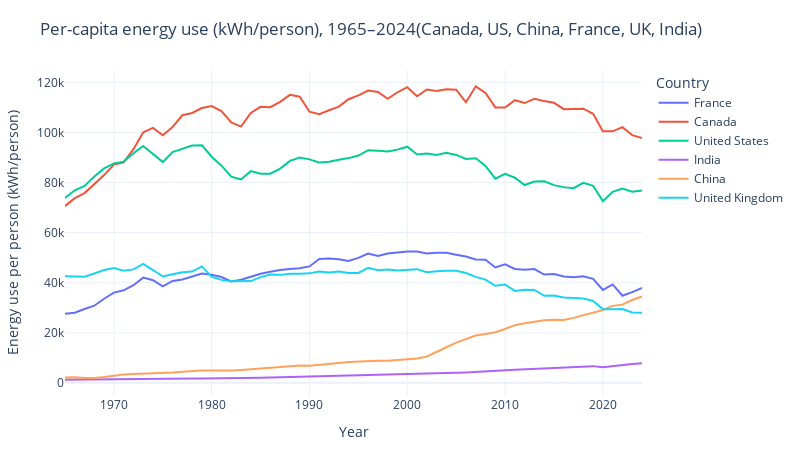

The notebook cell this image was saved under:
### Markdown cell above
<p style="font-family: Arial; font-size: 20px;">
2. Line Chart: Per-Capita Energy Use in Six Countries (1965–2024)
</p>

<p style="font-family: Arial; font-size: 15px;">
This line chart shows per-capita energy consumption (kWh per person) from 1965 to 2024 for Canada, the United States, China, France, the United Kingdom, and India.
Canada and the United States consistently have the highest energy use, with growth until the early 2000s followed by a gradual decline. France and the UK show moderate levels and a similar pattern of stabilization or decrease in recent years. In contrast, China starts from a very low level but increases rapidly after 2000 due to industrialization. India remains the lowest throughout the period, though its energy use steadily rises over time.
Overall, the chart highlights strong differences between developed and emerging economies and shows how global energy patterns have shifted over the past six decades.
</p>

### Code cell
# 1) 读取 OWID 数据
url = "https://ourworldindata.org/grapher/per-capita-energy-use.csv"
df = pd.read_csv(url)

value_col = [c for c in df.columns if c not in ["Entity", "Code", "Year"]][0]
df[value_col] = pd.to_numeric(df[value_col], errors="coerce")
df = df.dropna(subset=[value_col])

# 2) 只保留你要的国家（注意名称要和 OWID 的 Entity 完全一致）
selected = ["Canada", "United States", "China", "France", "United Kingdom", "India"]
df_sel = df[df["Entity"].isin(selected)].copy()

# 3) Small multiples line chart
fig = px.line(
    df_sel,
    x="Year",
    y=value_col,
    facet_col="Entity",
    facet_col_wrap=3,   # 每行3个小图
    title="Per-capita energy use (kWh/person), 1965–2024 — Selected Countries",
    labels={value_col: "Energy use per person (kWh/person)"}
)


fig2 = px.line(
    df_sel.sort_values("Year"),
    x="Year",
    y=value_col,
    color="Entity",
    title="Per-capita energy use (kWh/person), 1965–2024(Canada, US, China, France, UK, India)",
    labels={value_col: "Energy use per person (kWh/person)", "Entity": "Country"}
)

fig2.update_layout(
    paper_bgcolor="white",
    plot_bgcolor="white",
    margin=dict(l=40, r=20, t=70, b=40)
)

fig2.show()

### Figure 1 — Plotly figure (JSON) as saved in the notebook; plotly's stock layout.template omitted (floating-point values rounded to 4 significant figures)
{"data": [{"hovertemplate": "Country=France<br>Year=%{x}<br>Energy use per person (kWh/person)=%{y}<extra></extra>", "legendgroup": "France", "line": {"color": "#636efa", "dash": "solid"}, "marker": {"symbol": "circle"}, "mode": "lines", "name": "France", "orientation": "v", "showlegend": true, "type": "scatter", "x": [1965, 1966, 1967, 1968, 1969, 1970, 1971, 1972, 1973, 1974, 1975, 1976, 1977, 1978, 1979, 1980, 1981, 1982, 1983, 1984, 1985, 1986, 1987, 1988, 1989, 1990, 1991, 1992, 1993, 1994, 1995, 1996, 1997, 1998, 1999, 2000, 2001, 2002, 2003, 2004, 2005, 2006, 2007, 2008, 2009, 2010, 2011, 2012, 2013, 2014, 2015, 2016, 2017, 2018, 2019, 2020, 2021, 2022, 2023, 2024], "xaxis": "x", "y": [27620.0, 27990.0, 29490.0, 30800.0, 33590.0, 36050.0, 36950.0, 39000.0, 42020.0, 40970.0, 38560.0, 40680.0, 41310.0, 42640.0, 43660.0, 43150.0, 42270.0, 40500.0, 41170.0, 42380.0, 43550.0, 44340.0, 45100.0, 45450.0, 45750.0, 46500.0, 49490.0, 49660.0, 49370.0, 48700.0, 49910.0, 51600.0, 50640.0, 51670.0, 52100.0, 52420.0, 52470.0, 51700.0, 51910.0, 51980.0, 51180.0, 50430.0, 49270.0, 49140.0, 46100.0, 47330.0, 45470.0, 45190.0, 45430.0, 43250.0, 43490.0, 42510.0, 42220.0, 42590.0, 41550.0, 37090.0, 39310.0, 34800.0, 36220.0, 37870.0], "yaxis": "y"}, {"hovertemplate": "Country=Canada<br>Year=%{x}<br>Energy use per person (kWh/person)=%{y}<extra></extra>", "legendgroup": "Canada", "line": {"color": "#EF553B", "dash": "solid"}, "marker": {"symbol": "circle"}, "mode": "lines", "name": "Canada", "orientation": "v", "showlegend": true, "type": "scatter", "x": [1965, 1966, 1967, 1968, 1969, 1970, 1971, 1972, 1973, 1974, 1975, 1976, 1977, 1978, 1979, 1980, 1981, 1982, 1983, 1984, 1985, 1986, 1987, 1988, 1989, 1990, 1991, 1992, 1993, 1994, 1995, 1996, 1997, 1998, 1999, 2000, 2001, 2002, 2003, 2004, 2005, 2006, 2007, 2008, 2009, 2010, 2011, 2012, 2013, 2014, 2015, 2016, 2017, 2018, 2019, 2020, 2021, 2022, 2023, 2024], "xaxis": "x", "y": [70560.0, 73740.0, 75770.0, 79370.0, 82960.0, 87150.0, 88010.0, 93310.0, 100100.0, 101800.0, 98880.0, 102200.0, 106800.0, 107800.0, 109800.0, 110500.0, 108500.0, 104000.0, 102300.0, 107800.0, 110200.0, 110100.0, 112200.0, 115000.0, 114300.0, 108300.0, 107300.0, 108800.0, 110300.0, 113300.0, 114800.0, 116700.0, 116100.0, 113500.0, 116000.0, 118100.0, 114400.0, 117100.0, 116600.0, 117300.0, 117000.0, 112000.0, 118400.0, 115800.0, 110000.0, 110000.0, 112900.0, 111700.0, 113500.0, 112500.0, 111800.0, 109300.0, 109400.0, 109500.0, 107500.0, 100500.0, 100400.0, 102100.0, 98930.0, 97780.0], "yaxis": "y"}, {"hovertemplate": "Country=United States<br>Year=%{x}<br>Energy use per person (kWh/person)=%{y}<extra></extra>", "legendgroup": "United States", "line": {"color": "#00cc96", "dash": "solid"}, "marker": {"symbol": "circle"}, "mode": "lines", "name": "United States", "orientation": "v", "showlegend": true, "type": "scatter", "x": [1965, 1966, 1967, 1968, 1969, 1970, 1971, 1972, 1973, 1974, 1975, 1976, 1977, 1978, 1979, 1980, 1981, 1982, 1983, 1984, 1985, 1986, 1987, 1988, 1989, 1990, 1991, 1992, 1993, 1994, 1995, 1996, 1997, 1998, 1999, 2000, 2001, 2002, 2003, 2004, 2005, 2006, 2007, 2008, 2009, 2010, 2011, 2012, 2013, 2014, 2015, 2016, 2017, 2018, 2019, 2020, 2021, 2022, 2023, 2024], "xaxis": "x", "y": [73800.0, 76900.0, 78620.0, 82360.0, 85650.0, 87610.0, 88340.0, 91680.0, 94600.0, 91410.0, 88160.0, 92130.0, 93590.0, 94760.0, 94850.0, 90280.0, 86730.0, 82350.0, 81230.0, 84540.0, 83510.0, 83510.0, 85530.0, 88630.0, 89940.0, 89230.0, 88040.0, 88260.0, 89080.0, 89740.0, 90760.0, 92910.0, 92710.0, 92400.0, 93140.0, 94310.0, 91170.0, 91600.0, 91000.0, 91870.0, 91010.0, 89380.0, 89670.0, 86590.0, 81520.0, 83440.0, 81910.0, 78990.0, 80370.0, 80450.0, 78950.0, 78160.0, 77730.0, 79890.0, 78680.0, 72560.0, 76310.0, 77630.0, 76330.0, 76800.0], "yaxis": "y"}, {"hovertemplate": "Country=India<br>Year=%{x}<br>Energy use per person (kWh/person)=%{y}<extra></extra>", "legendgroup": "India", "line": {"color": "#ab63fa", "dash": "solid"}, "marker": {"symbol": "circle"}, "mode": "lines", "name": "India", "orientation": "v", "showlegend": true, "type": "scatter", "x": [1965, 1966, 1967, 1968, 1969, 1970, 1971, 1972, 1973, 1974, 1975, 1976, 1977, 1978, 1979, 1980, 1981, 1982, 1983, 1984, 1985, 1986, 1987, 1988, 1989, 1990, 1991, 1992, 1993, 1994, 1995, 1996, 1997, 1998, 1999, 2000, 2001, 2002, 2003, 2004, 2005, 2006, 2007, 2008, 2009, 2010, 2011, 2012, 2013, 2014, 2015, 2016, 2017, 2018, 2019, 2020, 2021, 2022, 2023, 2024], "xaxis": "x", "y": [1264.0, 1275.0, 1287.0, 1347.0, 1462.0, 1399.0, 1423.0, 1465.0, 1463.0, 1514.0, 1590.0, 1629.0, 1683.0, 1710.0, 1763.0, 1773.0, 1917.0, 1855.0, 1905.0, 1988.0, 2050.0, 2144.0, 2229.0, 2372.0, 2533.0, 2660.0, 2746.0, 2827.0, 2837.0, 2929.0, 3086.0, 3146.0, 3255.0, 3386.0, 3416.0, 3521.0, 3471.0, 3527.0, 3589.0, 3832.0, 3991.0, 4139.0, 4425.0, 4617.0, 4886.0, 5025.0, 5223.0, 5426.0, 5528.0, 5832.0, 5943.0, 6148.0, 6304.0, 6593.0, 6682.0, 6268.0, 6749.0, 7057.0, 7529.0, 7813.0], "yaxis": "y"}, {"hovertemplate": "Country=China<br>Year=%{x}<br>Energy use per person (kWh/person)=%{y}<extra></extra>", "legendgroup": "China", "line": {"color": "#FFA15A", "dash": "solid"}, "marker": {"symbol": "circle"}, "mode": "lines", "name": "China", "orientation": "v", "showlegend": true, "type": "scatter", "x": [1965, 1966, 1967, 1968, 1969, 1970, 1971, 1972, 1973, 1974, 1975, 1976, 1977, 1978, 1979, 1980, 1981, 1982, 1983, 1984, 1985, 1986, 1987, 1988, 1989, 1990, 1991, 1992, 1993, 1994, 1995, 1996, 1997, 1998, 1999, 2000, 2001, 2002, 2003, 2004, 2005, 2006, 2007, 2008, 2009, 2010, 2011, 2012, 2013, 2014, 2015, 2016, 2017, 2018, 2019, 2020, 2021, 2022, 2023, 2024], "xaxis": "x", "y": [2124.0, 2249.0, 1972.0, 1942.0, 2300.0, 2869.0, 3317.0, 3495.0, 3611.0, 3651.0, 4017.0, 4165.0, 4478.0, 4844.0, 4923.0, 4910.0, 4775.0, 4910.0, 5148.0, 5446.0, 5803.0, 5982.0, 6340.0, 6695.0, 6910.0, 6881.0, 7121.0, 7407.0, 7899.0, 8312.0, 8485.0, 8861.0, 8848.0, 8794.0, 9035.0, 9295.0, 9752.0, 10550.0, 12220.0, 14210.0, 16050.0, 17490.0, 18890.0, 19510.0, 20230.0, 21500.0, 23040.0, 23820.0, 24550.0, 25020.0, 25170.0, 25130.0, 25950.0, 27070.0, 28230.0, 29100.0, 30740.0, 31240.0, 33090.0, 34510.0], "yaxis": "y"}, {"hovertemplate": "Country=United Kingdom<br>Year=%{x}<br>Energy use per person (kWh/person)=%{y}<extra></extra>", "legendgroup": "United Kingdom", "line": {"color": "#19d3f3", "dash": "solid"}, "marker": {"symbol": "circle"}, "mode": "lines", "name": "United Kingdom", "orientation": "v", "showlegend": true, "type": "scatter", "x": [1965, 1966, 1967, 1968, 1969, 1970, 1971, 1972, 1973, 1974, 1975, 1976, 1977, 1978, 1979, 1980, 1981, 1982, 1983, 1984, 1985, 1986, 1987, 1988, 1989, 1990, 1991, 1992, 1993, 1994, 1995, 1996, 1997, 1998, 1999, 2000, 2001, 2002, 2003, 2004, 2005, 2006, 2007, 2008, 2009, 2010, 2011, 2012, 2013, 2014, 2015, 2016, 2017, 2018, 2019, 2020, 2021, 2022, 2023, 2024], "xaxis": "x", "y": [42610.0, 42570.0, 42350.0, 43650.0, 45060.0, 45830.0, 44800.0, 45310.0, 47470.0, 45050.0, 42480.0, 43370.0, 44200.0, 44450.0, 46500.0, 42310.0, 41120.0, 40590.0, 40730.0, 40630.0, 42230.0, 43290.0, 43120.0, 43590.0, 43520.0, 43720.0, 44500.0, 44100.0, 44500.0, 43860.0, 43890.0, 45910.0, 45000.0, 45230.0, 44860.0, 45110.0, 45400.0, 44190.0, 44610.0, 44720.0, 44770.0, 43870.0, 42320.0, 41250.0, 38760.0, 39280.0, 36720.0, 37130.0, 37090.0, 34770.0, 34860.0, 34100.0, 33920.0, 33650.0, 32680.0, 29440.0, 29420.0, 29480.0, 28090.0, 28020.0], "yaxis": "y"}], "layout": {"height": 450, "legend": {"title": {"text": "Country"}, "tracegroupgap": 0}, "margin": {"b": 40, "l": 40, "r": 20, "t": 70}, "paper_bgcolor": "white", "plot_bgcolor": "white", "title": {"text": "Per-capita energy use (kWh/person), 1965–2024(Canada, US, China, France, UK, India)"}, "width": 800, "xaxis": {"anchor": "y", "domain": [0, 1], "title": {"text": "Year"}}, "yaxis": {"anchor": "x", "domain": [0, 1], "title": {"text": "Energy use per person (kWh/person)"}}}}
